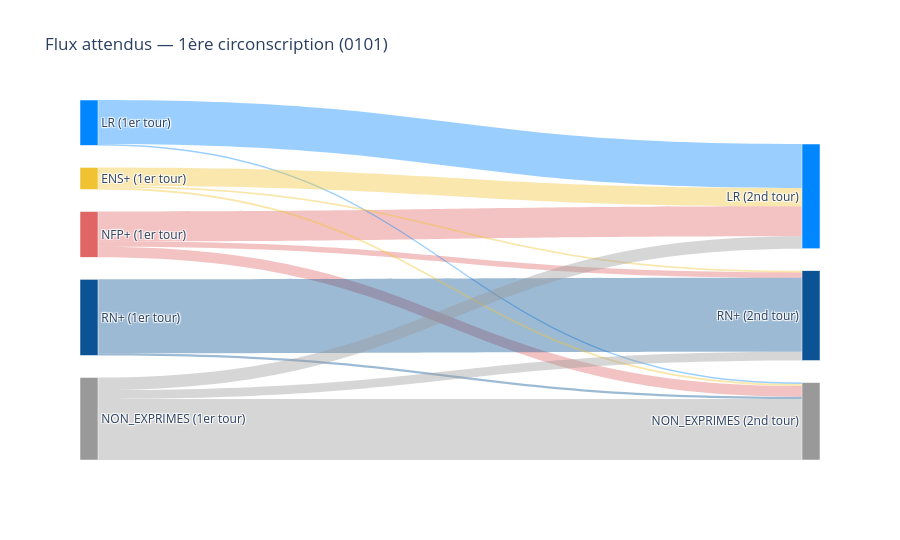

The code cell stored with this chart in its notebook:
### Markdown cell above
Le Sankey traduit cette matrice en nombres de voix pour `0101`. Sa largeur représente le flux attendu avant le dernier tirage multinomial. Les partis qualifiés apparaissent aussi à gauche : une petite partie de leurs électeurs peut se démobiliser entre les deux tours.

### Code cell
render_district_sankey(matrix, district, draw.tilt)

### Figure 1 — Plotly figure (JSON) as saved in the notebook; plotly's stock layout.template omitted (floating-point values rounded to 4 significant figures)
{"data": [{"link": {"color": ["rgba(224,102,102,0.4)", "rgba(224,102,102,0.4)", "rgba(224,102,102,0.4)", "rgba(0,134,255,0.4)", "rgba(0,134,255,0.4)", "rgba(11,83,148,0.4)", "rgba(11,83,148,0.4)", "rgba(241,194,50,0.4)", "rgba(241,194,50,0.4)", "rgba(241,194,50,0.4)", "rgba(153,153,153,0.4)", "rgba(153,153,153,0.4)", "rgba(153,153,153,0.4)"], "source": [0, 0, 0, 1, 1, 2, 2, 3, 3, 3, 4, 4, 4], "target": [5, 6, 7, 5, 7, 6, 7, 5, 6, 7, 5, 6, 7], "value": [9527.0, 1685.0, 3395.0, 14050.0, 442.7, 23590.0, 743.2, 5849.0, 552.7, 661.4, 4016.0, 2849.0, 19480.0]}, "node": {"color": ["#e06666", "#0086ff", "#0b5394", "#f1c232", "#999999", "#0086ff", "#0b5394", "#999999"], "label": ["NFP+ (1er tour)", "LR (1er tour)", "RN+ (1er tour)", "ENS+ (1er tour)", "NON_EXPRIMES (1er tour)", "LR (2nd tour)", "RN+ (2nd tour)", "NON_EXPRIMES (2nd tour)"], "line": {"color": "white", "width": 0.5}, "pad": 22, "thickness": 18}, "type": "sankey"}], "layout": {"font": {"size": 12}, "height": 540, "title": {"text": "Flux attendus — 1ère circonscription (0101)"}}}
